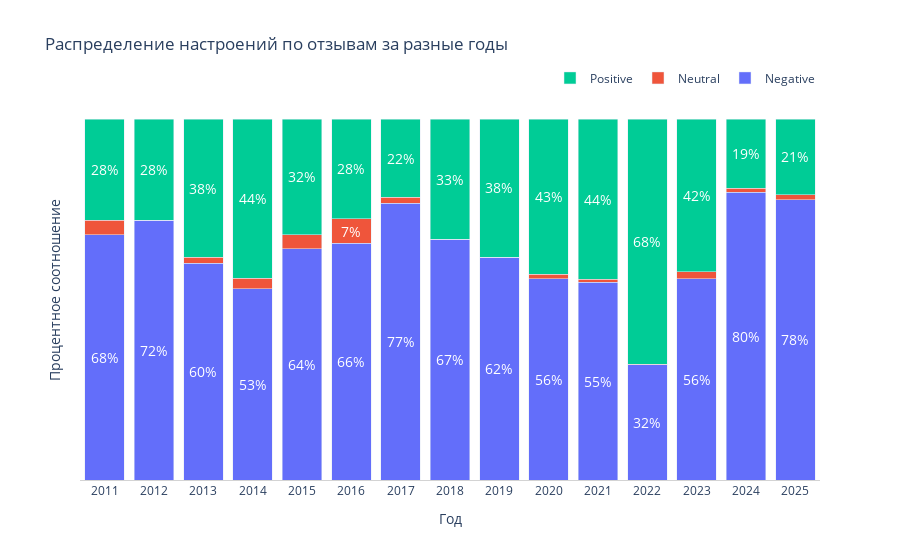

Notebook source saved alongside this figure:
### Code cell
# --- 2. Агрегация и расчет процентов ---
# Группируем данные по году и настроению, подсчитывая количество отзывов
sentiment_counts = df.groupby(['year', 'sentiment']).size().reset_index(name='counts')

# Преобразуем данные в удобный для графика формат (кросс-табуляция)
# и сразу рассчитываем проценты (normalize='index')
sentiment_pivot = pd.crosstab(
    index=sentiment_counts['year'],
    columns=sentiment_counts['sentiment'],
    values=sentiment_counts['counts'],
    aggfunc='sum'
).fillna(0)

# Рассчитываем процентное соотношение
sentiment_percentage = sentiment_pivot.div(sentiment_pivot.sum(axis=1), axis=0)

# --- 3. Визуализация с помощью Plotly ---

# Определяем цвета, похожие на ваш пример
# Вы можете изменить их на любые другие
# colors = {
#     'Negative': '#594138', # Темно-коричневый
#     'Neutral': '#E9E0D2',  # Светло-бежевый
#     'Positive': '#E9A431'  # Желто-оранжевый
# }

# Создаем объект фигуры
fig = go.Figure()

# Добавляем на график отдельный столбец (bar) для каждого типа настроения
for sentiment_type in sentiment_percentage.columns:
    fig.add_trace(go.Bar(
        x=sentiment_percentage.index,
        y=sentiment_percentage[sentiment_type],
        name=sentiment_type,
        # marker_color=colors.get(sentiment_type, '#CCCCCC'), # Используем серый цвет, если тип не найден
        text=sentiment_percentage[sentiment_type].apply(lambda x: f'{x:.0%}'), # Форматируем текст в проценты
        textposition='inside',
        insidetextanchor='middle',
        textfont=dict(size=14, color='white')
    ))

# --- 4. Настройка внешнего вида графика ---
fig.update_layout(
    barmode='stack', # Указываем, что это стековый график
    title_text='Распределение настроений по отзывам за разные годы',
    xaxis_title='Год',
    yaxis_title='Процентное соотношение',
    plot_bgcolor='white', # Белый фон
    xaxis=dict(
        showline=True,
        linewidth=1,
        linecolor='lightgrey',
        tickmode='array',
        tickvals=sentiment_percentage.index, # Явно указываем метки на оси X
        ticktext=[str(year) for year in sentiment_percentage.index]
    ),
    yaxis=dict(
        showgrid=False, # Убираем сетку по оси Y
        showticklabels=False, # Скрываем метки на оси Y, так как они есть на графике
        showline=False
    ),
    legend=dict(
        orientation='h', # Горизонтальная легенда
        yanchor='bottom',
        y=1.02,
        xanchor='right',
        x=1
    ),
    uniformtext_minsize=8,
    uniformtext_mode='hide' # Скрывать текст, если он не помещается
)

# Показываем график
fig.show()

### Figure 1 — Plotly figure (JSON) as saved in the notebook; plotly's stock layout.template omitted (floating-point values rounded to 4 significant figures)
{"data": [{"insidetextanchor": "middle", "name": "Negative", "text": ["68%", "72%", "60%", "53%", "64%", "66%", "77%", "67%", "62%", "56%", "55%", "32%", "56%", "80%", "78%"], "textfont": {"color": "white", "size": 14}, "textposition": "inside", "type": "bar", "x": [2011, 2012, 2013, 2014, 2015, 2016, 2017, 2018, 2019, 2020, 2021, 2022, 2023, 2024, 2025], "y": [0.68, 0.72, 0.6, 0.5294, 0.64, 0.6552, 0.7667, 0.6667, 0.6176, 0.5568, 0.5478, 0.319, 0.5579, 0.7973, 0.7768]}, {"insidetextanchor": "middle", "name": "Neutral", "text": ["4%", "0%", "2%", "3%", "4%", "7%", "2%", "0%", "0%", "1%", "1%", "0%", "2%", "1%", "1%"], "textfont": {"color": "white", "size": 14}, "textposition": "inside", "type": "bar", "x": [2011, 2012, 2013, 2014, 2015, 2016, 2017, 2018, 2019, 2020, 2021, 2022, 2023, 2024, 2025], "y": [0.04, 0.0, 0.01667, 0.02941, 0.04, 0.06897, 0.01667, 0.0, 0.0, 0.01364, 0.008373, 0.002208, 0.01961, 0.01052, 0.01339]}, {"insidetextanchor": "middle", "name": "Positive", "text": ["28%", "28%", "38%", "44%", "32%", "28%", "22%", "33%", "38%", "43%", "44%", "68%", "42%", "19%", "21%"], "textfont": {"color": "white", "size": 14}, "textposition": "inside", "type": "bar", "x": [2011, 2012, 2013, 2014, 2015, 2016, 2017, 2018, 2019, 2020, 2021, 2022, 2023, 2024, 2025], "y": [0.28, 0.28, 0.3833, 0.4412, 0.32, 0.2759, 0.2167, 0.3333, 0.3824, 0.4295, 0.4438, 0.6788, 0.4225, 0.1922, 0.2098]}], "layout": {"barmode": "stack", "legend": {"orientation": "h", "x": 1, "xanchor": "right", "y": 1.02, "yanchor": "bottom"}, "plot_bgcolor": "white", "title": {"text": "Распределение настроений по отзывам за разные годы"}, "uniformtext": {"minsize": 8, "mode": "hide"}, "xaxis": {"linecolor": "lightgrey", "linewidth": 1, "showline": true, "tickmode": "array", "ticktext": ["2011", "2012", "2013", "2014", "2015", "2016", "2017", "2018", "2019", "2020", "2021", "2022", "2023", "2024", "2025"], "tickvals": [2011, 2012, 2013, 2014, 2015, 2016, 2017, 2018, 2019, 2020, 2021, 2022, 2023, 2024, 2025], "title": {"text": "Год"}}, "yaxis": {"showgrid": false, "showline": false, "showticklabels": false, "title": {"text": "Процентное соотношение"}}}}
